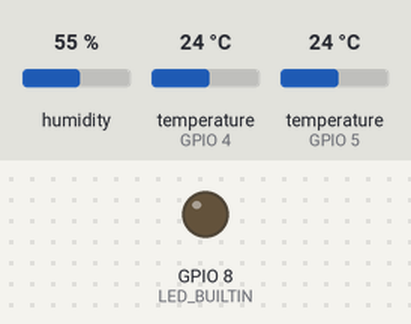
A program run on a simulated ESP32-C3. On the bench: output pins drawn as LEDs (lit = HIGH). Inputs (shaded band) come from the test bench; at power-on: humidity 55 %, temperature (sensors on GPIO 5, GPIO 4) 24 °C. What the program prints to the serial monitor is not drawn.

Above: at 3.2 s.
3.3 s: humidity set to 22 %
At 13.7 s:
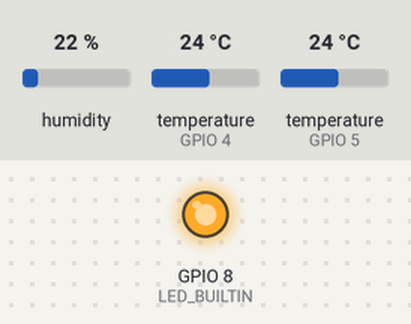
15.2 s: temperature (sensor on GPIO 5) set to 12 °C
26.0 s: temperature (sensor on GPIO 4) set to 12 °C
36.8 s: temperature (sensor on GPIO 5) set to 19 °C
Timing chart, 0 to 47.9 s (numbered marks = the images above; inputs shaded):
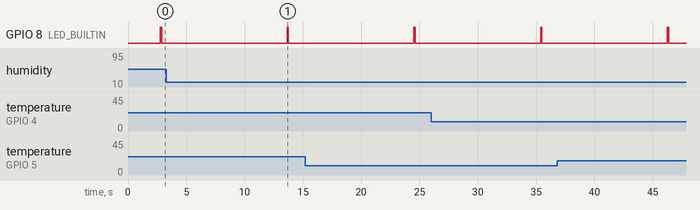

The program:

main.cpp
```cpp
#include <Arduino.h>
#include <DHT.h>
#include <OneWire.h>
#include <DallasTemperature.h>

// ── Configuration ──────────────────────────────────────────────────────────

#define RELAY_ID          1       // Must match Zone.relay_id in Django
#define SEND_INTERVAL     10000   // ms between transmissions (10s for testing, 300s in production)
#define BAUD_RATE         115200

// Pins — adjust to your wiring
#define PIN_DHT22         4       // GPIO4 → DHT22 data
#define PIN_DS18B20       5       // GPIO5 → DS18B20 data (with 4.7kΩ pullup to 3.3V)

// Sensor type codes (mirrors protocol.py SENSOR_TYPE_MAP)
#define SENSOR_TEMP       0x01
#define SENSOR_HUM_AIR    0x02
#define SENSOR_HUM_SOIL   0x03

// Message type
#define MSG_SENSOR_DATA   0x01

// ── Sensor setup ───────────────────────────────────────────────────────────

DHT dht(PIN_DHT22, DHT22);

OneWire oneWire(PIN_DS18B20);
DallasTemperature ds18b20(&oneWire);

// ── CRC-8/MAXIM ────────────────────────────────────────────────────────────

uint8_t crc8_maxim(const uint8_t* data, uint8_t len) {
    uint8_t crc = 0x00;
    for (uint8_t i = 0; i < len; i++) {
        uint8_t byte = data[i];
        for (uint8_t j = 0; j < 8; j++) {
            if ((crc ^ byte) & 0x01) {
                crc = (crc >> 1) ^ 0x8C;
            } else {
                crc >>= 1;
            }
            byte >>= 1;
        }
    }
    return crc;
}

// ── Frame builder ──────────────────────────────────────────────────────────

void sendSensorFrame(uint8_t relay_id, uint8_t types[], int16_t values[], uint8_t count) {
    uint8_t buf[24];
    uint8_t idx = 0;

    buf[idx++] = relay_id;
    buf[idx++] = MSG_SENSOR_DATA;
    buf[idx++] = count;

    for (uint8_t i = 0; i < count; i++) {
        buf[idx++] = types[i];
        buf[idx++] = (values[i] >> 8) & 0xFF;  // big-endian
        buf[idx++] = values[i] & 0xFF;
    }

    buf[idx++] = crc8_maxim(buf, idx);
    Serial.write(buf, idx);
    Serial.flush();
}

// ── Setup & Loop ───────────────────────────────────────────────────────────

void setup() {
    Serial.begin(BAUD_RATE);
    delay(2000);  // wait for USB CDC to be ready

    dht.begin();
    ds18b20.begin();

#ifdef LED_BUILTIN
    pinMode(LED_BUILTIN, OUTPUT);
#endif
}

void loop() {
    uint8_t  types[3];
    int16_t  values[3];
    uint8_t  count = 0;

    // ── DHT22: temperature + air humidity
    float temp_air = dht.readTemperature();
    float hum_air  = dht.readHumidity();

    if (!isnan(temp_air)) {
        types[count]  = SENSOR_TEMP;
        values[count] = (int16_t)(temp_air * 100);
        count++;
    }

    if (!isnan(hum_air)) {
        types[count]  = SENSOR_HUM_AIR;
        values[count] = (int16_t)(hum_air * 100);
        count++;
    }

    // ── DS18B20: soil temperature (optional)
    ds18b20.requestTemperatures();
    float temp_soil = ds18b20.getTempCByIndex(0);

    if (temp_soil != DEVICE_DISCONNECTED_C && temp_soil != 85.0) {
        types[count]  = SENSOR_HUM_SOIL;  // reuse slot — or add SENSOR_TEMP_SOIL if needed
        values[count] = (int16_t)(temp_soil * 100);
        count++;
    }

    if (count > 0) {
        sendSensorFrame(RELAY_ID, types, values, count);
    }

    // Blink LED on send
#ifdef LED_BUILTIN
    digitalWrite(LED_BUILTIN, HIGH);
    delay(100);
    digitalWrite(LED_BUILTIN, LOW);
#endif

    delay(SEND_INTERVAL);
}
```
